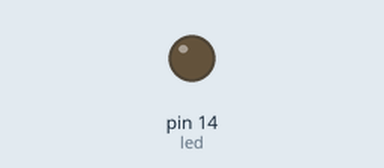
The sketch below on a simulated Arduino Uno, built with avr-gcc and run on an emulated ATmega328P. Parts: output pins drawn as LEDs (lit = HIGH).

Above: at 1.0 s.
At 5.1 s:
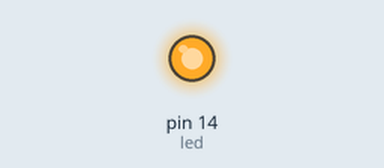
Timing chart, 0 to 10.9 s (numbered marks = the images above):
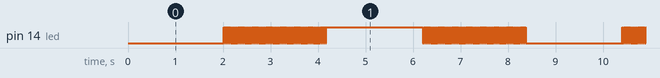

Measured:
- by itself, pin 14 (led): moves between LOW and HIGH, repeating every 8.4 s
- by itself, everything shown: repeats every 8.4 s, in 14 steps

The sketch:

Interrupcao_Rapidao.ino
```cpp
#define led PC0
unsigned char contador=0;
ISR(TIMER0_OVF_vect){
  contador++;
  if(contador>122){
    PORTC ^= (1<<led);
  }
}

int main(){
  DDRC |= (1<<led);
  TCCR0A = 0; //Timer no modo normal
  TCCR0B |= (1<<CS00) | (1<<CS02);//PRESCALER = 1024
  TIMSK0 |= (1<<TOIE0);//LIGA INT POR OVERFLOW(INTERRUPÇÃO DE MODO NORMAL)
  sei();
  while(1){

  }
}
```
